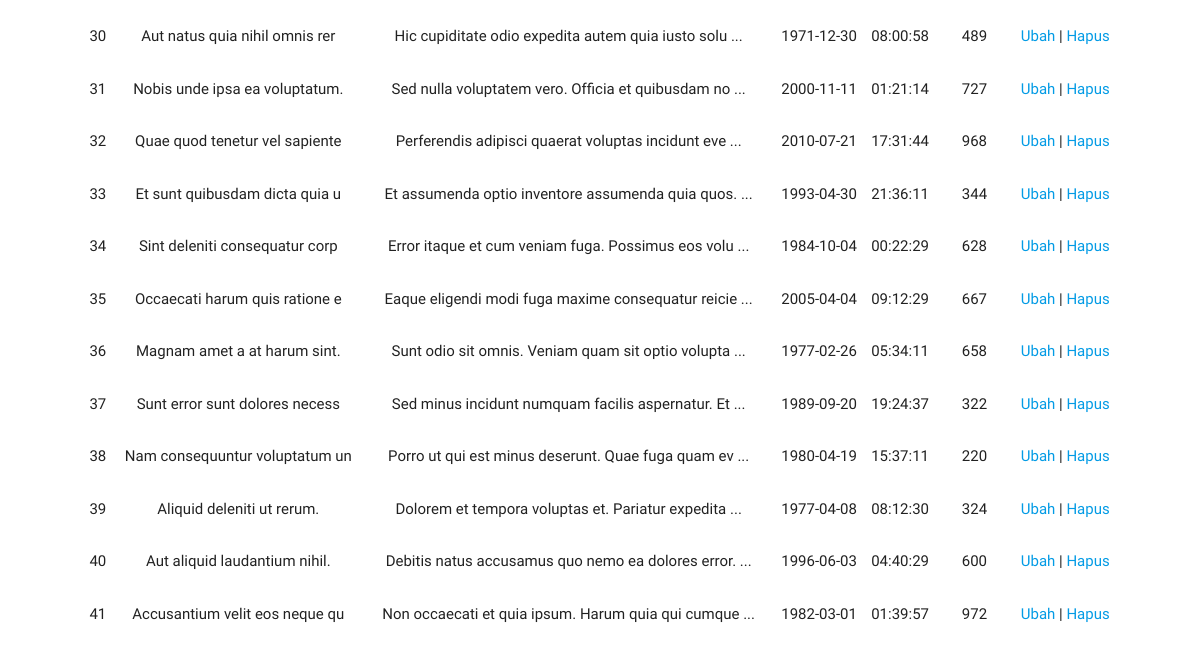
Page /admin/module/dokumen/tampil.php (signed in, lower part) on the earlier database version.
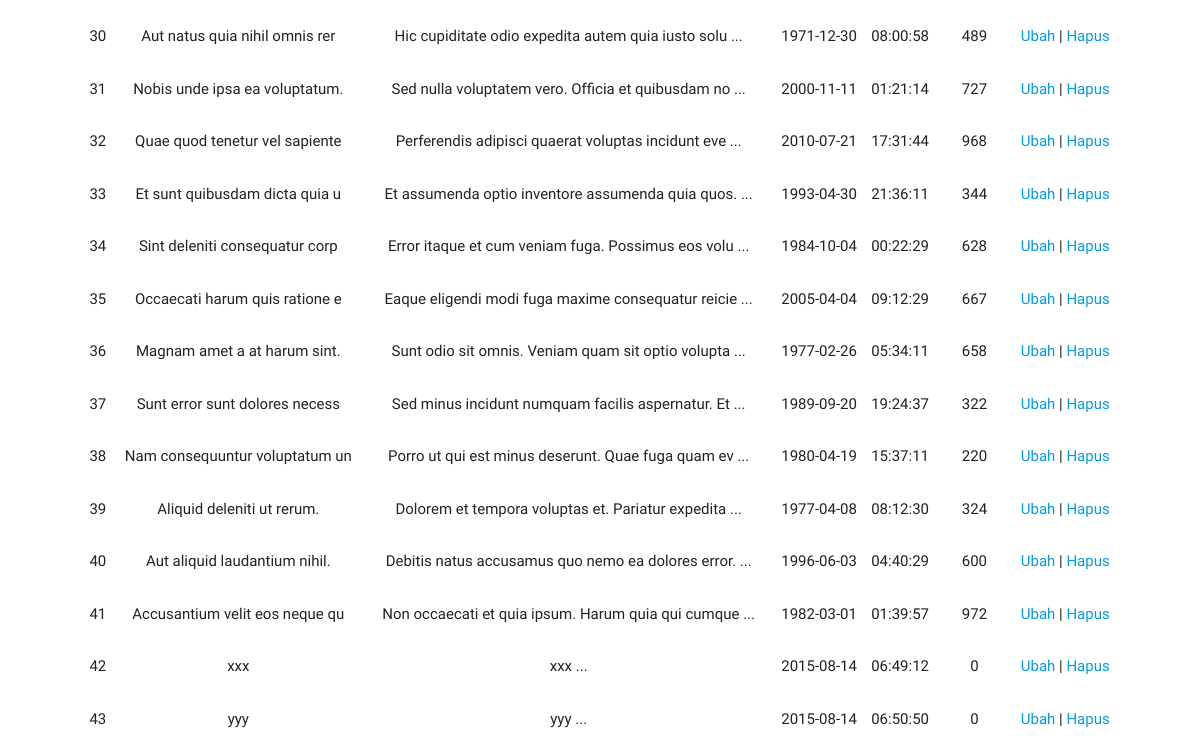
Same page on the later database version.
### tables this page shows
CREATE TABLE IF NOT EXISTS `dokumen` (
  `id` int(5) NOT NULL,
  `judul` varchar(30) NOT NULL,
  `isi` text NOT NULL,
  `tanggal` date NOT NULL,
  `waktu` time NOT NULL,
  `baca` int(10) NOT NULL,
  `gambar` varchar(100) NOT NULL,
  `divisi` char(2) DEFAULT NULL
);

### admin/module/dokumen/tampil.php (the view, shortened to what this page needs)
<?php
require "includes/header_artikel.php";
?>
<body>
        <main style="margin-top:30px; margin-bottom:30px;">
        <div class="container">
        <table class="hoverable centered responsive-table">
			<?php
			$no = 1;
			$query2 = "SELECT * from dokumen ";
			$sql = mysql_query ($query2);
			while ($hasil = mysql_fetch_array ($sql)) {
			?>
             <tbody>
             <tr>
                    <td><?php echo $no?></td>
					<td><?php echo $hasil['judul']?></td>
                    <td><?php echo substr($hasil['isi'], 0, 50). ' ...'?></td>
					<td><?php echo $hasil['tanggal']?></td>
					<td><?php echo $hasil['waktu']?></td>
					<td><?php echo $hasil['baca']?></td>
					<td><a href="edit.php?id=<?php echo $hasil ['id'];?>">Ubah</a>
					| <a href="hapus.php?id=<?php echo $hasil ['id'];?>">Hapus</a></td>
             </tr>
             </tbody>
             <?php $no++; ?>
			 <?php } ?>
          </table>
        </div>
    </main>
</body>
</html>

Differences in the rows shown:
added dokumen: judul "xxx", isi "xxx", tanggal "2015-08-14", waktu "06:49:12", baca "0"
added dokumen: judul "yyy", isi "yyy", tanggal "2015-08-14", waktu "06:50:50", baca "0"
